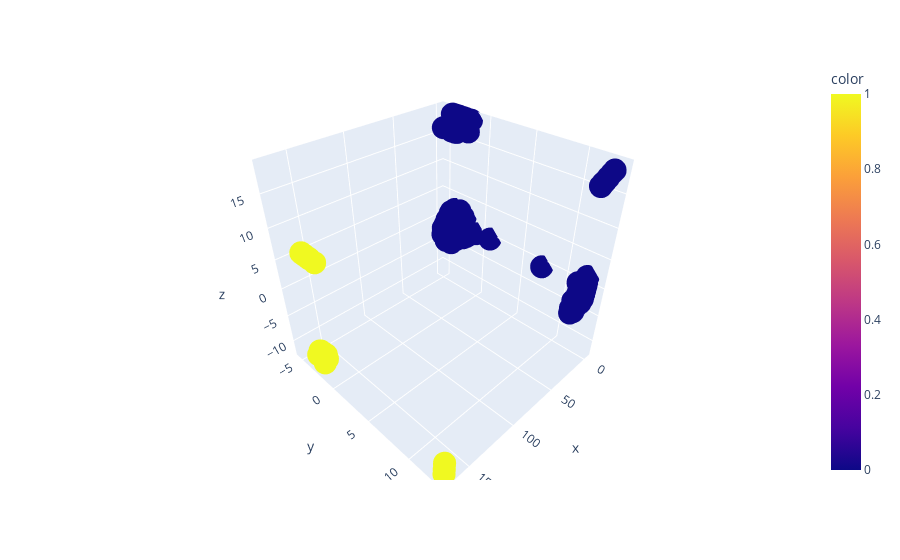

The code cell stored with this chart in its notebook:
### Code cell
def isolate():
    X_train_final = preprocessor.fit_transform(X=X_train)
    hier = AgglomerativeClustering(n_clusters=2)
    hier.fit(X=X_train_final)

    print(hier.labels_)

    x, y, z = X_train_final.T

    fig = px.scatter_3d(x=x, y=y, z=z, color=hier.labels_)
    fig.show()

isolate()

### Figure 1 — Plotly figure (JSON) as saved in the notebook; plotly's stock layout.template omitted (floating-point values rounded to 4 significant figures; data arrays with more than 128 entries replaced by an {"elided": "..."} marker saying what was removed)
{"data": [{"hovertemplate": "x=%{x}<br>y=%{y}<br>z=%{z}<br>color=%{marker.color}<extra></extra>", "legendgroup": "", "marker": {"color": {"elided": "4465 int values"}, "coloraxis": "coloraxis", "symbol": "circle"}, "mode": "markers", "name": "", "scene": "scene", "showlegend": false, "type": "scatter3d", "x": {"elided": "4465 float values"}, "y": {"elided": "4465 float values"}, "z": {"elided": "4465 float values"}}], "layout": {"coloraxis": {"colorbar": {"title": {"text": "color"}}, "colorscale": [[0, "#0d0887"], [0.1111, "#46039f"], [0.2222, "#7201a8"], [0.3333, "#9c179e"], [0.4444, "#bd3786"], [0.5556, "#d8576b"], [0.6667, "#ed7953"], [0.7778, "#fb9f3a"], [0.8889, "#fdca26"], [1, "#f0f921"]]}, "legend": {"tracegroupgap": 0}, "margin": {"t": 60}, "scene": {"domain": {"x": [0, 1], "y": [0, 1]}, "xaxis": {"title": {"text": "x"}}, "yaxis": {"title": {"text": "y"}}, "zaxis": {"title": {"text": "z"}}}}}
